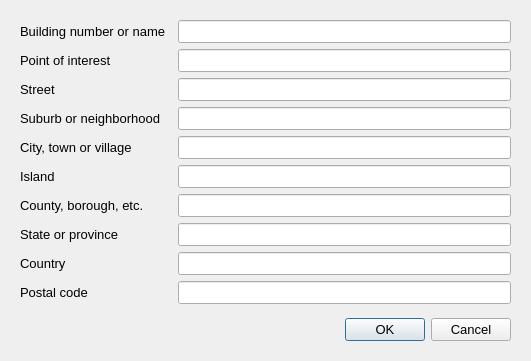
<?xml version="1.0" encoding="UTF-8"?>
<ui version="4.0">
 <class>FindAddressDialog</class>
 <widget class="QDialog" name="FindAddressDialog">
  <property name="geometry">
   <rect>
    <x>0</x>
    <y>0</y>
    <width>531</width>
    <height>361</height>
   </rect>
  </property>
  <property name="font">
   <font>
    <pointsize>10</pointsize>
   </font>
  </property>
  <property name="windowTitle">
   <string>Find Address</string>
  </property>
  <widget class="QWidget" name="">
   <property name="geometry">
    <rect>
     <x>20</x>
     <y>20</y>
     <width>491</width>
     <height>321</height>
    </rect>
   </property>
   <layout class="QVBoxLayout" name="verticalLayout_2">
    <item>
     <layout class="QFormLayout" name="formLayout_2">
      <property name="horizontalSpacing">
       <number>12</number>
      </property>
      <item row="0" column="0">
       <widget class="QLabel" name="label">
        <property name="text">
         <string>Building number or name</string>
        </property>
       </widget>
      </item>
      <item row="0" column="1">
       <widget class="QLineEdit" name="building"/>
      </item>
      <item row="1" column="0">
       <widget class="QLabel" name="label_2">
        <property name="text">
         <string>Point of interest</string>
        </property>
       </widget>
      </item>
      <item row="1" column="1">
       <widget class="QLineEdit" name="feature"/>
      </item>
      <item row="2" column="0">
       <widget class="QLabel" name="label_3">
        <property name="text">
         <string>Street</string>
        </property>
       </widget>
      </item>
      <item row="2" column="1">
       <widget class="QLineEdit" name="street"/>
      </item>
      <item row="3" column="0">
       <widget class="QLabel" name="label_4">
        <property name="text">
         <string>Suburb or neighborhood</string>
        </property>
       </widget>
      </item>
      <item row="3" column="1">
       <widget class="QLineEdit" name="subLocality"/>
      </item>
      <item row="4" column="0">
       <widget class="QLabel" name="label_5">
        <property name="text">
         <string>City, town or village</string>
        </property>
       </widget>
      </item>
      <item row="4" column="1">
       <widget class="QLineEdit" name="locality"/>
      </item>
      <item row="5" column="0">
       <widget class="QLabel" name="label_10">
        <property name="text">
         <string>Island</string>
        </property>
       </widget>
      </item>
      <item row="6" column="0">
       <widget class="QLabel" name="label_6">
        <property name="text">
         <string>County, borough, etc.</string>
        </property>
       </widget>
      </item>
      <item row="6" column="1">
       <widget class="QLineEdit" name="subAdminArea"/>
      </item>
      <item row="7" column="0">
       <widget class="QLabel" name="label_7">
        <property name="text">
         <string>State or province</string>
        </property>
       </widget>
      </item>
      <item row="7" column="1">
       <widget class="QLineEdit" name="adminArea"/>
      </item>
      <item row="8" column="0">
       <widget class="QLabel" name="label_8">
        <property name="text">
         <string>Country</string>
        </property>
       </widget>
      </item>
      <item row="8" column="1">
       <widget class="QLineEdit" name="country"/>
      </item>
      <item row="9" column="0">
       <widget class="QLabel" name="label_9">
        <property name="text">
         <string>Postal code</string>
        </property>
       </widget>
      </item>
      <item row="9" column="1">
       <widget class="QLineEdit" name="postCode"/>
      </item>
      <item row="5" column="1">
       <widget class="QLineEdit" name="island"/>
      </item>
     </layout>
    </item>
    <item>
     <widget class="QDialogButtonBox" name="buttonBox">
      <property name="orientation">
       <enum>Qt::Horizontal</enum>
      </property>
      <property name="standardButtons">
       <set>QDialogButtonBox::Cancel|QDialogButtonBox::Ok</set>
      </property>
     </widget>
    </item>
   </layout>
  </widget>
 </widget>
 <tabstops>
  <tabstop>building</tabstop>
  <tabstop>feature</tabstop>
  <tabstop>street</tabstop>
  <tabstop>subLocality</tabstop>
  <tabstop>locality</tabstop>
  <tabstop>island</tabstop>
  <tabstop>subAdminArea</tabstop>
  <tabstop>adminArea</tabstop>
  <tabstop>country</tabstop>
  <tabstop>postCode</tabstop>
 </tabstops>
 <resources/>
 <connections>
  <connection>
   <sender>buttonBox</sender>
   <signal>accepted()</signal>
   <receiver>FindAddressDialog</receiver>
   <slot>accept()</slot>
   <hints>
    <hint type="sourcelabel">
     <x>248</x>
     <y>254</y>
    </hint>
    <hint type="destinationlabel">
     <x>157</x>
     <y>274</y>
    </hint>
   </hints>
  </connection>
  <connection>
   <sender>buttonBox</sender>
   <signal>rejected()</signal>
   <receiver>FindAddressDialog</receiver>
   <slot>reject()</slot>
   <hints>
    <hint type="sourcelabel">
     <x>316</x>
     <y>260</y>
    </hint>
    <hint type="destinationlabel">
     <x>286</x>
     <y>274</y>
    </hint>
   </hints>
  </connection>
 </connections>
</ui>
